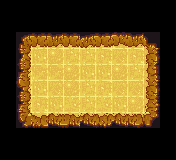

Below is a game level as drawn by its tile map, then a one-line description and the .tmx file that defines it, in full:
An orthogonal 11x10 tile map with 16x16 px tiles, 1 tile layer (Ground) and 7 objects (2x SWITCH, HERO, SPIKES_DOWN, STAIRS, SPIKES, ...).

<map version="1.10" tiledversion="1.10.2" orientation="orthogonal" renderorder="right-down" width="11" height="10" tilewidth="16" tileheight="16" infinite="0" nextlayerid="4" nextobjectid="8">
 <properties>
  <property name="DIRECTIONS" value="RRRRRRDDRR" />
  <property name="ITEMS" value="DOOR_SWITCHED_OPEN,SWITCH" />
  <property name="NAME" value="Be careful of the spikes" />
 </properties>
 <tileset firstgid="1" source="../level16.tsx" />
 <layer id="1" name="Ground" width="11" height="10">
  <data encoding="csv">
0,0,0,0,0,0,0,0,0,0,0,
0,0,0,0,0,0,0,0,0,0,0,
0,1,7,2,7,6,7,3,2,9,0,
0,10,11,17,12,12,13,16,13,47,0,
0,37,15,15,17,11,11,17,12,18,0,
0,46,11,16,17,12,13,16,16,47,0,
0,37,13,11,14,12,14,11,17,38,0,
0,19,23,25,22,21,26,21,20,27,0,
0,0,0,0,0,0,0,0,0,0,0,
0,0,0,0,0,0,0,0,0,0,0
</data>
 </layer>
 <objectgroup id="2" name="Puzzle">
  <object id="1" name="HERO" x="38.5701" y="73.6808">
   <point />
  </object>
  <object id="2" name="SPIKES_DOWN" x="120.551" y="92.6159">
   <point />
  </object>
  <object id="3" name="SWITCH" x="86.7686" y="91.5401">
   <point />
  </object>
  <object id="4" name="STAIRS" x="120.981" y="110.26">
   <point />
  </object>
  <object id="5" name="SPIKES" x="103.768" y="108.323">
   <point />
  </object>
 </objectgroup>
 <objectgroup id="3" name="Solution">
  <object id="6" name="DOOR_SWITCHED_OPEN" x="119.178" y="74.1501">
   <point />
  </object>
  <object id="7" name="SWITCH" x="103.272" y="73.254">
   <point />
  </object>
 </objectgroup>
</map>
